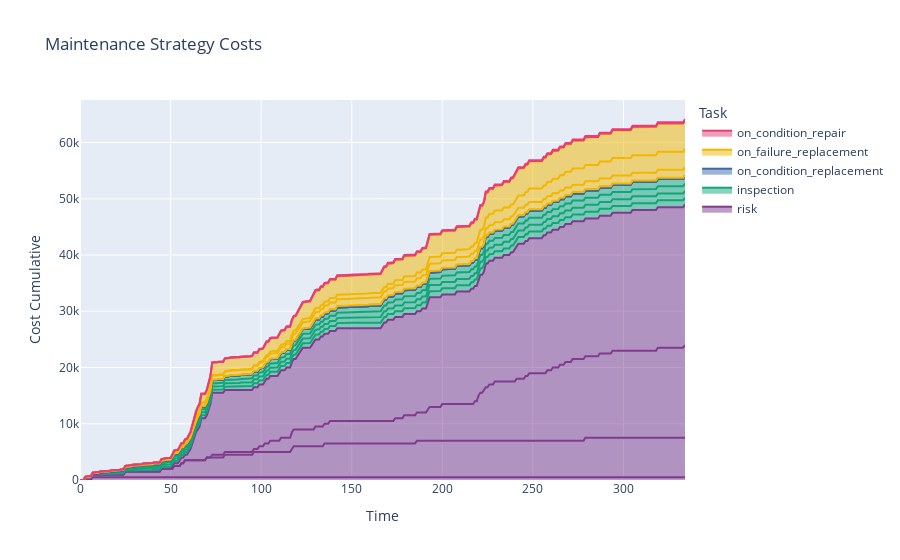

Notebook cell for this chart:
### Code cell
comp.mc_timeline(10000)
update_cost_fig(comp)

### Figure 1 — Plotly figure (JSON) as saved in the notebook; plotly's stock layout.template omitted (floating-point values rounded to 4 significant figures; data arrays with more than 128 entries replaced by an {"elided": "..."} marker saying what was removed)
{"data": [{"hovertemplate": "Task=risk<br>Failure Mode=early_life<br>Time=%{x}<br>Cost Cumulative=%{y}<extra></extra>", "legendgroup": "risk", "line": {"color": "rgb(127, 60, 141)"}, "mode": "lines", "name": "risk", "orientation": "v", "showlegend": true, "stackgroup": "1", "type": "scatter", "x": {"elided": "335 int values"}, "xaxis": "x", "y": {"elided": "335 int values"}, "yaxis": "y"}, {"hovertemplate": "Task=risk<br>Failure Mode=random<br>Time=%{x}<br>Cost Cumulative=%{y}<extra></extra>", "legendgroup": "risk", "line": {"color": "rgb(127, 60, 141)"}, "mode": "lines", "name": "risk", "orientation": "v", "showlegend": false, "stackgroup": "1", "type": "scatter", "x": {"elided": "335 int values"}, "xaxis": "x", "y": {"elided": "335 int values"}, "yaxis": "y"}, {"hovertemplate": "Task=risk<br>Failure Mode=slow_aging<br>Time=%{x}<br>Cost Cumulative=%{y}<extra></extra>", "legendgroup": "risk", "line": {"color": "rgb(127, 60, 141)"}, "mode": "lines", "name": "risk", "orientation": "v", "showlegend": false, "stackgroup": "1", "type": "scatter", "x": {"elided": "335 int values"}, "xaxis": "x", "y": {"elided": "335 int values"}, "yaxis": "y"}, {"hovertemplate": "Task=risk<br>Failure Mode=fast_aging<br>Time=%{x}<br>Cost Cumulative=%{y}<extra></extra>", "legendgroup": "risk", "line": {"color": "rgb(127, 60, 141)"}, "mode": "lines", "name": "risk", "orientation": "v", "showlegend": false, "stackgroup": "1", "type": "scatter", "x": {"elided": "335 int values"}, "xaxis": "x", "y": {"elided": "335 int values"}, "yaxis": "y"}, {"hovertemplate": "Task=inspection<br>Failure Mode=early_life<br>Time=%{x}<br>Cost Cumulative=%{y}<extra></extra>", "legendgroup": "inspection", "line": {"color": "rgb(17, 165, 121)"}, "mode": "lines", "name": "inspection", "orientation": "v", "showlegend": true, "stackgroup": "1", "type": "scatter", "x": {"elided": "335 int values"}, "xaxis": "x", "y": {"elided": "335 int values"}, "yaxis": "y"}, {"hovertemplate": "Task=inspection<br>Failure Mode=random<br>Time=%{x}<br>Cost Cumulative=%{y}<extra></extra>", "legendgroup": "inspection", "line": {"color": "rgb(17, 165, 121)"}, "mode": "lines", "name": "inspection", "orientation": "v", "showlegend": false, "stackgroup": "1", "type": "scatter", "x": {"elided": "335 int values"}, "xaxis": "x", "y": {"elided": "335 int values"}, "yaxis": "y"}, {"hovertemplate": "Task=inspection<br>Failure Mode=slow_aging<br>Time=%{x}<br>Cost Cumulative=%{y}<extra></extra>", "legendgroup": "inspection", "line": {"color": "rgb(17, 165, 121)"}, "mode": "lines", "name": "inspection", "orientation": "v", "showlegend": false, "stackgroup": "1", "type": "scatter", "x": {"elided": "335 int values"}, "xaxis": "x", "y": {"elided": "335 int values"}, "yaxis": "y"}, {"hovertemplate": "Task=inspection<br>Failure Mode=fast_aging<br>Time=%{x}<br>Cost Cumulative=%{y}<extra></extra>", "legendgroup": "inspection", "line": {"color": "rgb(17, 165, 121)"}, "mode": "lines", "name": "inspection", "orientation": "v", "showlegend": false, "stackgroup": "1", "type": "scatter", "x": {"elided": "335 int values"}, "xaxis": "x", "y": {"elided": "335 int values"}, "yaxis": "y"}, {"hovertemplate": "Task=on_condition_replacement<br>Failure Mode=early_life<br>Time=%{x}<br>Cost Cumulative=%{y}<extra></extra>", "legendgroup": "on_condition_replacement", "line": {"color": "rgb(57, 105, 172)"}, "mode": "lines", "name": "on_condition_replacement", "orientation": "v", "showlegend": true, "stackgroup": "1", "type": "scatter", "x": {"elided": "335 int values"}, "xaxis": "x", "y": {"elided": "335 int values"}, "yaxis": "y"}, {"hovertemplate": "Task=on_condition_replacement<br>Failure Mode=random<br>Time=%{x}<br>Cost Cumulative=%{y}<extra></extra>", "legendgroup": "on_condition_replacement", "line": {"color": "rgb(57, 105, 172)"}, "mode": "lines", "name": "on_condition_replacement", "orientation": "v", "showlegend": false, "stackgroup": "1", "type": "scatter", "x": {"elided": "335 int values"}, "xaxis": "x", "y": {"elided": "335 int values"}, "yaxis": "y"}, {"hovertemplate": "Task=on_condition_replacement<br>Failure Mode=slow_aging<br>Time=%{x}<br>Cost Cumulative=%{y}<extra></extra>", "legendgroup": "on_condition_replacement", "line": {"color": "rgb(57, 105, 172)"}, "mode": "lines", "name": "on_condition_replacement", "orientation": "v", "showlegend": false, "stackgroup": "1", "type": "scatter", "x": {"elided": "335 int values"}, "xaxis": "x", "y": {"elided": "335 int values"}, "yaxis": "y"}, {"hovertemplate": "Task=on_condition_replacement<br>Failure Mode=fast_aging<br>Time=%{x}<br>Cost Cumulative=%{y}<extra></extra>", "legendgroup": "on_condition_replacement", "line": {"color": "rgb(57, 105, 172)"}, "mode": "lines", "name": "on_condition_replacement", "orientation": "v", "showlegend": false, "stackgroup": "1", "type": "scatter", "x": {"elided": "335 int values"}, "xaxis": "x", "y": {"elided": "335 int values"}, "yaxis": "y"}, {"hovertemplate": "Task=on_failure_replacement<br>Failure Mode=early_life<br>Time=%{x}<br>Cost Cumulative=%{y}<extra></extra>", "legendgroup": "on_failure_replacement", "line": {"color": "rgb(242, 183, 1)"}, "mode": "lines", "name": "on_failure_replacement", "orientation": "v", "showlegend": true, "stackgroup": "1", "type": "scatter", "x": {"elided": "335 int values"}, "xaxis": "x", "y": {"elided": "335 int values"}, "yaxis": "y"}, {"hovertemplate": "Task=on_failure_replacement<br>Failure Mode=random<br>Time=%{x}<br>Cost Cumulative=%{y}<extra></extra>", "legendgroup": "on_failure_replacement", "line": {"color": "rgb(242, 183, 1)"}, "mode": "lines", "name": "on_failure_replacement", "orientation": "v", "showlegend": false, "stackgroup": "1", "type": "scatter", "x": {"elided": "335 int values"}, "xaxis": "x", "y": {"elided": "335 int values"}, "yaxis": "y"}, {"hovertemplate": "Task=on_failure_replacement<br>Failure Mode=slow_aging<br>Time=%{x}<br>Cost Cumulative=%{y}<extra></extra>", "legendgroup": "on_failure_replacement", "line": {"color": "rgb(242, 183, 1)"}, "mode": "lines", "name": "on_failure_replacement", "orientation": "v", "showlegend": false, "stackgroup": "1", "type": "scatter", "x": {"elided": "335 int values"}, "xaxis": "x", "y": {"elided": "335 int values"}, "yaxis": "y"}, {"hovertemplate": "Task=on_failure_replacement<br>Failure Mode=fast_aging<br>Time=%{x}<br>Cost Cumulative=%{y}<extra></extra>", "legendgroup": "on_failure_replacement", "line": {"color": "rgb(242, 183, 1)"}, "mode": "lines", "name": "on_failure_replacement", "orientation": "v", "showlegend": false, "stackgroup": "1", "type": "scatter", "x": {"elided": "335 int values"}, "xaxis": "x", "y": {"elided": "335 int values"}, "yaxis": "y"}, {"hovertemplate": "Task=on_condition_repair<br>Failure Mode=slow_aging<br>Time=%{x}<br>Cost Cumulative=%{y}<extra></extra>", "legendgroup": "on_condition_repair", "line": {"color": "rgb(231, 63, 116)"}, "mode": "lines", "name": "on_condition_repair", "orientation": "v", "showlegend": true, "stackgroup": "1", "type": "scatter", "x": {"elided": "335 int values"}, "xaxis": "x", "y": {"elided": "335 int values"}, "yaxis": "y"}, {"hovertemplate": "Task=on_condition_repair<br>Failure Mode=fast_aging<br>Time=%{x}<br>Cost Cumulative=%{y}<extra></extra>", "legendgroup": "on_condition_repair", "line": {"color": "rgb(231, 63, 116)"}, "mode": "lines", "name": "on_condition_repair", "orientation": "v", "showlegend": false, "stackgroup": "1", "type": "scatter", "x": {"elided": "335 int values"}, "xaxis": "x", "y": {"elided": "335 int values"}, "yaxis": "y"}], "layout": {"legend": {"title": {"text": "Task"}, "tracegroupgap": 0, "traceorder": "reversed"}, "title": {"text": "Maintenance Strategy Costs"}, "xaxis": {"anchor": "y", "automargin": true, "domain": [0, 1], "title": {"text": "Time"}}, "yaxis": {"anchor": "x", "automargin": true, "domain": [0, 1], "title": {"text": "Cost Cumulative"}}}}
